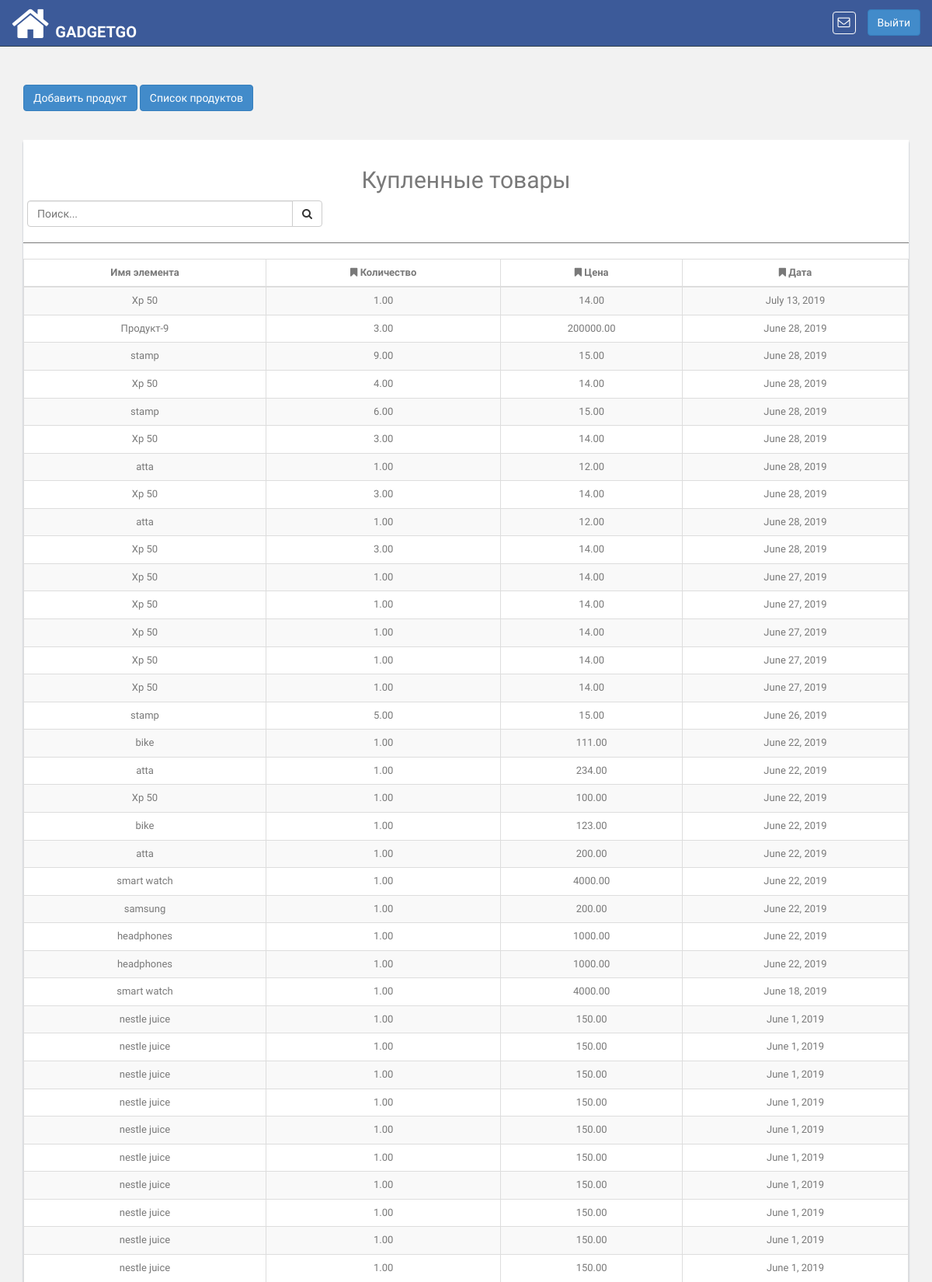
Page /product/items/purchased/ (signed in, upper part) on the committed database.
### pis_product/models.py (models this page shows, shortened)
class PurchasedProduct(DatedModel):
    product = models.ForeignKey(
        Product, related_name='purchased_product',on_delete=models.CASCADE
    )
    invoice = models.ForeignKey(
        'pis_sales.SalesHistory', related_name='purchased_invoice',
        blank=True, null=True,on_delete=models.CASCADE
    )
    quantity = models.DecimalField(
        max_digits=65, decimal_places=2, default=1, blank=True, null=True
    )
    price = models.DecimalField(
        max_digits=65, decimal_places=2, default=0, blank=True, null=True
    )
    discount_percentage = models.DecimalField(
        max_digits=65, decimal_places=2, default=0, blank=True, null=True
    )
    purchase_amount = models.DecimalField(
        max_digits=65, decimal_places=2, default=0, blank=True, null=True
    )

class Product(models.Model):
    UNIT_TYPE_KG = 'Kilogram'
    UNIT_TYPE_GRAM = 'Gram'
    UNIT_TYPE_LITRE = 'Litre'
    UNIT_TYPE_QUANTITY = 'Quantity'
    UNIT_TYPES = (
        (UNIT_TYPE_KG, 'Kilogram'),
        (UNIT_TYPE_GRAM, 'Gram'),
        (UNIT_TYPE_LITRE, 'Litre'),
        (UNIT_TYPE_QUANTITY, 'Quantity'),
    )
    unit_type = models.CharField(
        choices=UNIT_TYPES, default=UNIT_TYPE_QUANTITY,
        blank=True, null=True, max_length=200
    )
    name = models.CharField(max_length=100, unique=True)
    brand_name = models.CharField(max_length=200, blank=True, null=True)
    retailer = models.ForeignKey(
        'pis_retailer.Retailer',
        related_name='retailer_product',on_delete=models.CASCADE
    )
    bar_code = models.CharField(max_length=13, unique=True, blank=True,
                                null=True)
    def __unicode__(self):
        return self.name
    def product_available_items(self):
        try:
            obj_stock_in = self.stockin_product.aggregate(Sum('quantity'))
            stock_in = float(obj_stock_in.get('quantity__sum'))
        except:
            stock_in = 0
        try:
            obj_stock_out = self.stockout_product.aggregate(
                Sum('stock_out_quantity'))
            stock_out = float(obj_stock_out.get('stock_out_quantity__sum'))
        except:
            stock_out = 0
        return  stock_in - stock_out

### pis_product/views.py (the view)
class PurchasedItems(TemplateView):
    template_name = 'products/purchased_items.html'
    def dispatch(self, request, *args, **kwargs):
        if not self.request.user.is_authenticated:
            return HttpResponseRedirect(reverse('login'))
        return super(PurchasedItems, self).dispatch(request, *args, **kwargs)
    def get_context_data(self, **kwargs):
        context = super(PurchasedItems, self).get_context_data(**kwargs)
        purchased_product = PurchasedProduct.objects.filter(
            product__retailer=self.request.user.retailer_user.retailer
        ).order_by('-created_at')
        context.update({
            'purchased_products': purchased_product
        })
        return context

### pis_com/templatetags/template_tags.py (called while the page is built)
@register.simple_tag
def product_notifications(retailer_id):
    return Product.objects.filter(retailer__id=retailer_id)

### templates/products/purchased_items.html (shortened to what this page needs)
{% extends 'base.html' %}
{% block content %}
    <div class="col-md-12">
        <br>
        <a href="{% url 'product:add_product' retailer_id=request.user.retailer_user.retailer.id %}"><button type="button" id="add-product" class="btn btn-primary"  id="load" data-loading-text="<i class='fa fa-circle-o-notch fa-spin'></i>Processing">Добавить продукт </button></a>
        <a href="{% url 'product:stock_items_list' %}"><button type="button" id="back-product" class="btn btn-primary"  id="load" data-loading-text="<i class='fa fa-circle-o-notch fa-spin'></i>Processing">Список продуктов</button></a>
        <br><br><br>
        <div class="content-panel table-responsive">
            <table class="table table-striped table-advance table-hover purchased-table table-bordered">
                <h2 class="text-center">Купленные товары</h2>
                <div class="input-group custom-search-form col-md-4" style="left: 5px">
                    <input type="text" class="form-control search-purchased" placeholder="Поиск...">
                    <span class="input-group-btn">
                            <button class="btn btn-default" type="button">
                                <i class="fa fa-search"></i>
                            </button>
                        </span>
                </div>
                <hr>
                <thead>
                <tr>
                    <th class="text-center"> Имя элемента</th>
                    <th class="text-center"><i class="fa fa-bookmark"></i> Количество</th>
                    <th class="text-center"><i class="fa fa-bookmark"></i> Цена</th>
                    <th class="text-center"><i class=" fa fa-bookmark"></i> Дата</th>
                </tr>
                </thead>
                <tbody class="purchased-table-body text-center">
                {% for purchased_product in purchased_products %}
                    <tr>
                        <td>{{ purchased_product.product.name}}</td>
                        <td>{{ purchased_product.quantity }}</td>
                        <td>{{ purchased_product.price }}</td>
                        <td>{{ purchased_product.created_at|date }}</td>
                    </tr>
                {% endfor %}
                </tbody>
            </table>
        </div>
    </div>
{% endblock %}

### app_static/css/style.css (style rules this page uses)
body { color: #797979; background: #f2f2f2; font-family: 'Ruda', sans-serif; padding: 0px !important; margin: 0px !important; font-size:13px; }
a, a:hover, a:focus { text-decoration: none; outline: none; }
hr { margin-top: 20px; margin-bottom: 20px; border: 0; border-top: 1px solid #797979; }
.content-panel { background: #ffffff; box-shadow: 0px 3px 2px #aab2bd; padding-top: 15px; padding-bottom: 5px; }

### rows in the picture
PurchasedProduct: product.name "Xp 50", quantity "1.00", price "14.00", created_at "July 13, 2019"
PurchasedProduct: product.name "Продукт-9", quantity "3.00", price "200000.00", created_at "June 28, 2019"
PurchasedProduct: product.name "stamp", quantity "9.00", price "15.00", created_at "June 28, 2019"
PurchasedProduct: product.name "Xp 50", quantity "4.00", price "14.00", created_at "June 28, 2019"
PurchasedProduct: product.name "stamp", quantity "6.00", price "15.00", created_at "June 28, 2019"
PurchasedProduct: product.name "Xp 50", quantity "3.00", price "14.00", created_at "June 28, 2019"
PurchasedProduct: product.name "atta", quantity "1.00", price "12.00", created_at "June 28, 2019"
PurchasedProduct: product.name "Xp 50", quantity "3.00", price "14.00", created_at "June 28, 2019"
PurchasedProduct: product.name "atta", quantity "1.00", price "12.00", created_at "June 28, 2019"
PurchasedProduct: product.name "Xp 50", quantity "3.00", price "14.00", created_at "June 28, 2019"
PurchasedProduct: product.name "Xp 50", quantity "1.00", price "14.00", created_at "June 27, 2019"
PurchasedProduct: product.name "Xp 50", quantity "1.00", price "14.00", created_at "June 27, 2019"
PurchasedProduct: product.name "Xp 50", quantity "1.00", price "14.00", created_at "June 27, 2019"
PurchasedProduct: product.name "Xp 50", quantity "1.00", price "14.00", created_at "June 27, 2019"
PurchasedProduct: product.name "Xp 50", quantity "1.00", price "14.00", created_at "June 27, 2019"
PurchasedProduct: product.name "stamp", quantity "5.00", price "15.00", created_at "June 26, 2019"
PurchasedProduct: product.name "bike", quantity "1.00", price "111.00", created_at "June 22, 2019"
PurchasedProduct: product.name "atta", quantity "1.00", price "234.00", created_at "June 22, 2019"
PurchasedProduct: product.name "Xp 50", quantity "1.00", price "100.00", created_at "June 22, 2019"
PurchasedProduct: product.name "bike", quantity "1.00", price "123.00", created_at "June 22, 2019"
PurchasedProduct: product.name "atta", quantity "1.00", price "200.00", created_at "June 22, 2019"
PurchasedProduct: product.name "smart watch", quantity "1.00", price "4000.00", created_at "June 22, 2019"
PurchasedProduct: product.name "samsung", quantity "1.00", price "200.00", created_at "June 22, 2019"
PurchasedProduct: product.name "headphones", quantity "1.00", price "1000.00", created_at "June 22, 2019"
PurchasedProduct: product.name "headphones", quantity "1.00", price "1000.00", created_at "June 22, 2019"
PurchasedProduct: product.name "smart watch", quantity "1.00", price "4000.00", created_at "June 18, 2019"
PurchasedProduct: product.name "nestle juice", quantity "1.00", price "150.00", created_at "June 1, 2019"
PurchasedProduct: product.name "nestle juice", quantity "1.00", price "150.00", created_at "June 1, 2019"
PurchasedProduct: product.name "nestle juice", quantity "1.00", price "150.00", created_at "June 1, 2019"
PurchasedProduct: product.name "nestle juice", quantity "1.00", price "150.00", created_at "June 1, 2019"
PurchasedProduct: product.name "nestle juice", quantity "1.00", price "150.00", created_at "June 1, 2019"
PurchasedProduct: product.name "nestle juice", quantity "1.00", price "150.00", created_at "June 1, 2019"
PurchasedProduct: product.name "nestle juice", quantity "1.00", price "150.00", created_at "June 1, 2019"
PurchasedProduct: product.name "nestle juice", quantity "1.00", price "150.00", created_at "June 1, 2019"
PurchasedProduct: product.name "nestle juice", quantity "1.00", price "150.00", created_at "June 1, 2019"
PurchasedProduct: product.name "nestle juice", quantity "1.00", price "150.00", created_at "June 1, 2019"
